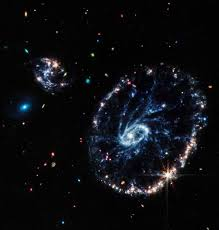
#> input picture testIMG2.jpg, 219 x 230 px
$ python test2.py
#> lines starting #> are read from the running program, lines starting #| are printed output that depends on the picture; after the words box and inside, x2 and y2 are one past the last pixel; in counts of white or black regions, pixels touching at a corner belong together
import cv2
import numpy as np

# Load image, grayscale, Otsu's threshold
image = cv2.imread('testIMG2.jpg')
#> image is the input picture: shape (230, 219, 3); mean B, G, R 17.8, 14.2, 13.1
gray = cv2.cvtColor(image, cv2.COLOR_BGR2GRAY)
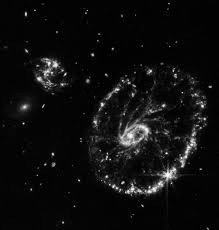
#> gray: shape (230, 219); min 0, max 254, mean 14.3
thresh = cv2.threshold(gray, 0, 255, cv2.THRESH_BINARY_INV + cv2.THRESH_OTSU)[1]
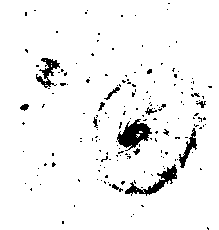
#> thresh: shape (230, 219); 95.1% white; 179 black regions (164 under 20 px)

# Filter out large non-connecting objects
cnts = cv2.findContours(thresh, cv2.RETR_EXTERNAL, cv2.CHAIN_APPROX_SIMPLE)
#> cnts = 1 contour; box (x1, y1, x2, y2) and area: (0, 0, 219, 230) 49916
cnts = cnts[0] if len(cnts) == 2 else cnts[1]
for c in cnts:
    area = cv2.contourArea(c)
    if area < 500:
        cv2.drawContours(thresh,[c],0,0,-1)
#> this loop made 1 pass
#> area on pass 1: 49916

# Morph open using elliptical shaped kernel
kernel = cv2.getStructuringElement(cv2.MORPH_ELLIPSE, (3,3))
#> kernel = [[0, 1, 0], [1, 1, 1], [0, 1, 0]]
opening = cv2.morphologyEx(thresh, cv2.MORPH_OPEN, kernel, iterations=3)
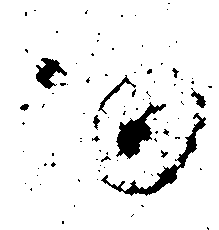
#> opening: shape (230, 219); 93% white; 91 black regions (78 under 20 px), largest, box (x1, y1, x2, y2) and area: (116, 102, 166, 159) 1087, (101, 113, 206, 196) 1084, (36, 58, 67, 89) 485

# Find circles
cnts = cv2.findContours(opening, cv2.RETR_EXTERNAL, cv2.CHAIN_APPROX_SIMPLE)
cnts = cnts[0] if len(cnts) == 2 else cnts[1]
for c in cnts:
    area = cv2.contourArea(c)
    if area > 20 and area < 50:
        ((x, y), r) = cv2.minEnclosingCircle(c)
        cv2.circle(image, (int(x), int(y)), int(r), (36, 255, 12), 2)

cv2.imwrite('thresh.png', thresh)
